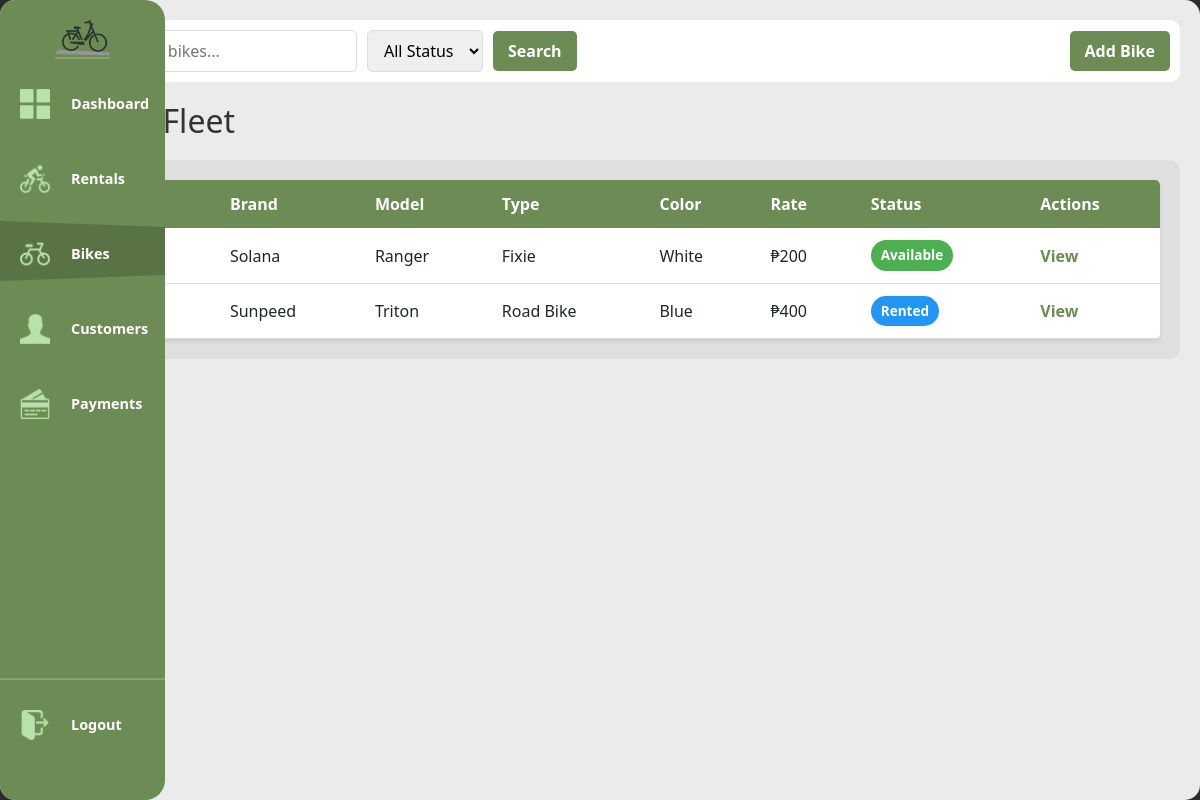
The app's page /bikes (signed in), older data.
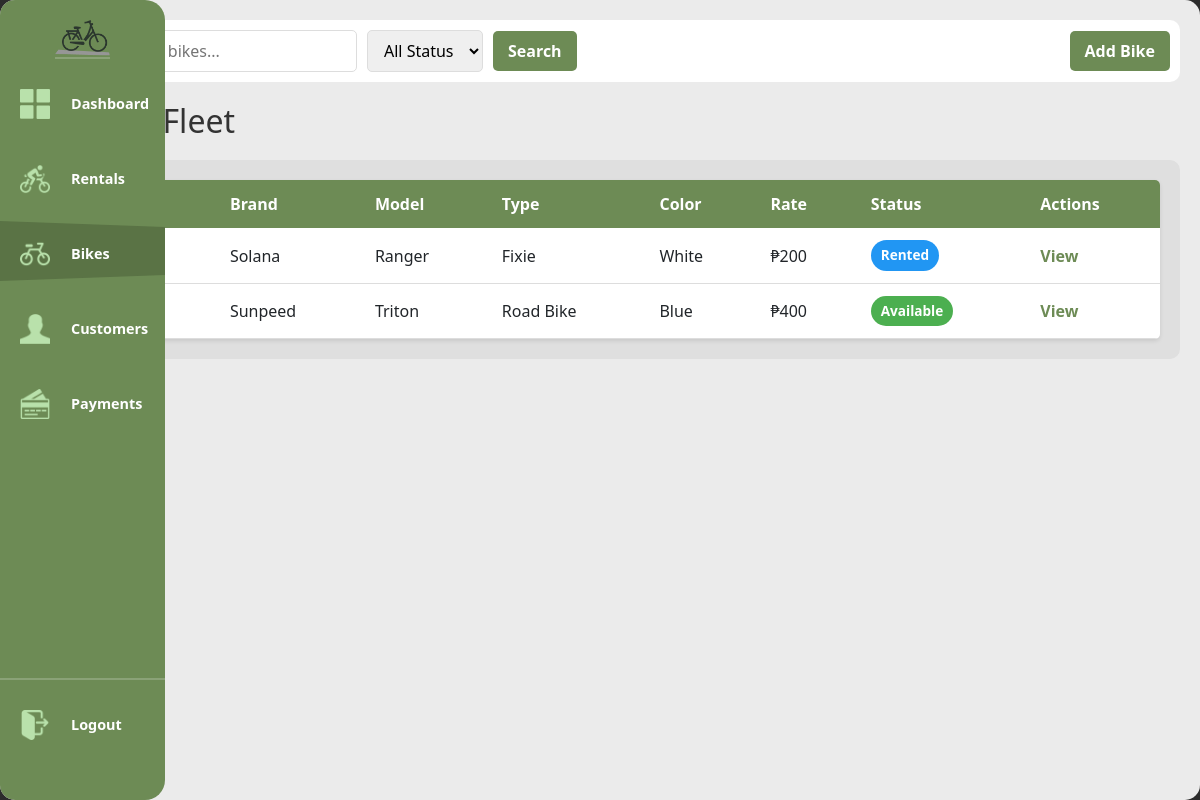
The same page, newer data.
### tables this page shows
CREATE TABLE bike (
            bike_id INTEGER PRIMARY KEY AUTOINCREMENT,
            bike_code TEXT NOT NULL UNIQUE,
            brand TEXT NOT NULL, model TEXT NOT NULL,
            color TEXT NOT NULL,
            bike_rate DECIMAL(8,2) NOT NULL DEFAULT 0,
            type TEXT NOT NULL DEFAULT 'standard',
            status TEXT NOT NULL DEFAULT 'available' CHECK(status IN('available','rented','retired')),
            date_added DATE NOT NULL DEFAULT(date('now','localtime'))
        );

### handlers/bike_routes.py (the view)
@bikes_bp.route('/bikes')
@login_required
def registry():
    search = request.args.get('search', '')
    status = request.args.get('status', 'all')
    all_bikes = database.get().get_all_bikes(search, status)
    return render_template('bike_registry.html', bikes=all_bikes, search=search, filter_status=status)

### app.py (called while the page is built)
def get_sidebar_state():
    return request.cookies.get('sidebarState') == 'expanded'

@app.context_processor
def inject_sidebar_state():
    return dict(sidebar_expanded=get_sidebar_state())

@app.context_processor
def inject_current_staff():
    staff = current_staff()
    return dict(current_staff=staff, is_admin=staff and staff.get("role") == "admin")

### modules/auth.py (called while the page is built)
def login_required(view):
    @wraps(view)
    def wrapped(*args, **kwargs):
        if not session.get("staff_id"):
            return redirect(url_for("login"))
        return view(*args, **kwargs)
    return wrapped

def current_staff():
    if not session.get("staff_id"):
        return None
    return {
        "staff_id": session.get("staff_id"),
        "username": session.get("username"),
        "first_name": session.get("first_name"),
        "last_name": session.get("last_name"),
        "role": session.get("role"),
    }

### modules/database.py (called while the page is built)
def get():
    if not db: init()
    return db

### templates/bike_registry.html (shortened to what this page needs)
{% extends "base.html" %}
{% block content %}
<div class="top-bar">
    <form method="get" class="search-form">
        <input type="text" name="search" placeholder="Search bikes..." value="{{ search }}">
        <select name="status">
            <option value="all" {% if filter_status == 'all' %}selected{% endif %}>All Status</option>
        </select>
        <button type="submit">Search</button>
        <button type="button" id="add-bike-btn" class="btn-primary">Add Bike</button>
    </form>
</div>
<h1>Bike Fleet</h1>
<div class="content-grid">
    <div class="scroll-table-container">
        <table>
            <thead>
                <tr>
                <th>Code</th>
                <th>Brand</th>
                <th>Model</th>
                <th>Type</th>
                <th>Color</th>
                <th>Rate</th>
                <th>Status</th>
                <th>Actions</th>
            </tr>
        </thead>
        <tbody>
            {% for bike in bikes %}
            <tr>
                <td>{{ bike['bike_code'] }}</td>
                <td>{{ bike['brand'] }}</td>
                <td>{{ bike['model'] }}</td>
                <td>{{ bike['type'] }}</td>
                <td>{{ bike['color'] }}</td>
                <td>₱{{ bike['bike_rate'] }}</td>
                <td><span class="status-badge status-{{ bike['status'] }}">{{ bike['status'].replace('_', ' ').title() }}</span></td>
                <td><a href="{{ url_for('bikes.bike_detail', bid=bike['bike_id']) }}">View</a></td>
            </tr>
            {% endfor %}
        </tbody>
    </table>
    </div>
</div>
{% endblock %}

Row changes from the older to the newer data that the page shows:
changed bike "Solana": status "available" → "rented" (drawn); status.replace "Available" → "Rented"
changed bike "Sunpeed": status "rented" → "available" (drawn); status.replace "Rented" → "Available"
